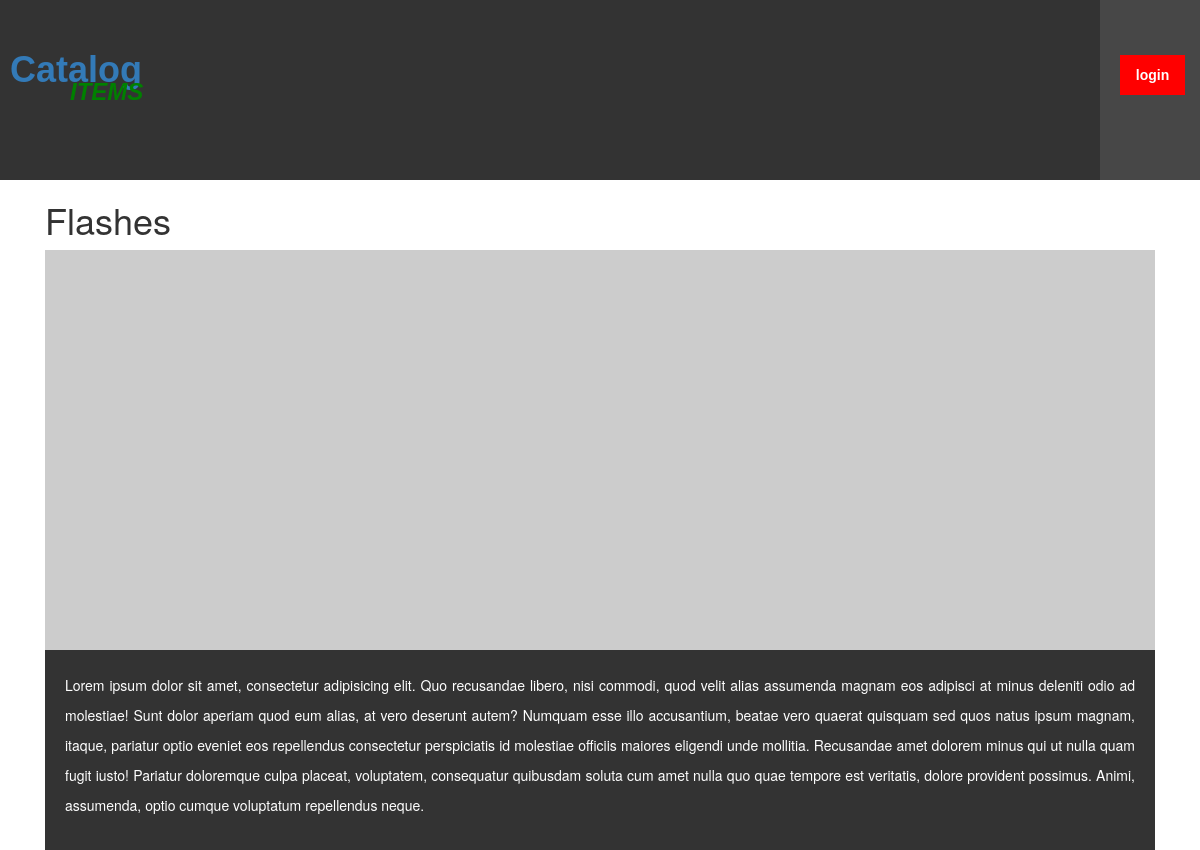
/show/item/1, run on the app's committed database.
### db_setup.py (models this page shows, shortened)
class Item(Base):
    __tablename__ = 'items'
    item_id = Column(Integer, primary_key=True)
    item_name = Column(String, nullable=False)
    item_description = Column(String, nullable=False)
    item_img = Column(String, nullable=False)
    item_cat = Column(String, ForeignKey('category.cat_id'))

### index.py (the view)
@app.route('/show/item/<int:item_id>', methods=['GET', 'POST'])
def showItem(item_id):
    nemo = session.query(Item).filter_by(item_id=item_id).one()
    return render_template('showItem.html', item=nemo, login=login_session)

### templates/showItem.html (shortened to what this page needs)
{% include 'styles.html'%}
{% include 'flash.html'%}
<div class="container">
    <div class="container-fluid">
        <h1>{{item.item_name}}</h1>
        <div class="itemimg">
            <img src="{{item.item_img}}" class="showcase img-responsive">
        </div>
        <div class="description">
            <p>{{item.item_description}}</p>
        </div>
    </div>
</div>

### templates/styles.html (shortened to what this page needs)
   <link rel="stylesheet" type="text/css" href="{{url_for('static', filename='style.css')}}" >
   <link rel="stylesheet" href="https://maxcdn.bootstrapcdn.com/bootstrap/3.3.7/css/bootstrap.min.css">

### templates/flash.html (shortened to what this page needs)
    <div class="flash">
        <div class="header">
            <h1><a href="/">Catalog</a></h1>
            <h3>ITEMS</h3>
        </div>
            {% if login['logged'] == 'loggedin' %}
    <div class="user">
        <img src="{{login['avatar']}}" class="avatar">
        <p class="username">{{login['username']}}</p>
        <p class="logout"> <a href="{{url_for('logout', login_session=login_session)}}">Logout</a></p>
    </div>
    {% else%}
    <div class="user">
    <div class="loginBtn"><a href="{{url_for('LoginUser')}}"><p>login</p></a></div>
    </div>
    {%endif%}
</div>

### static/style.css (style rules this page uses)
a { color: #fff; }
.flash { position: relative; width: 100%; height: 180px; background-color: #333; color: #fff; font-family: sans-serif; font-weight: bold; font-size: 1em; }
.user { position: absolute; width: 100px; height: 180px; background-color: #474747; text-align: center; top: 0; right: 0; padding: 20px; color: #fff; }
.itemimg { width: 100%; height: 50%; overflow: hidden; }
.description { padding: 20px; color: #fff; background-color: #333; text-align: justify; font-size: 1em; line-height: 30px; }
.showcase { width: 100%; height: 200px; }
.header h1 { margin: 0; line-height: 120px; padding: 10px; text-decoration: none; transition:all 1500ms ease-in-out; font-weight:bold; }
.header h3 { line-height: 0; margin:0; position: absolute; font-style: italic; color: green; top:92px; left: 70px; font-weight: bold; }
.loginBtn { margin-top: 35px; width: 65px; height: 40px; background-color: red; color: #fff; font-family: sans-serif; font-weight: bold; padding: 10px; cursor: pointer; transition: all 500ms ease-in-out; }
.loginBtn a { text-decoration: none; color: #fff; width: 100%; height: 40px; }

### data on the page
Item: item_name "Flashes", item_description "Lorem ipsum dolor sit amet, consectetur adipisicing elit. Quo recusandae libero, nisi commodi, quod velit alias assumenda magnam eos adipisci at minus deleniti odio ad molestiae! Sunt dolor aperiam quod eum alias, at vero deserunt autem? Numquam esse illo accusantium, beatae vero quaerat quisquam sed quos natus ipsum magnam, itaque, pariatur optio eveniet eos repellendus consectetur perspiciatis id molestiae officiis maiores eligendi unde mollitia. Recusandae amet dolorem minus qui ut nulla quam fugit iusto! Pariatur doloremque culpa placeat, voluptatem, consequatur quibusdam soluta cum amet nulla quo quae tempore est veritatis, dolore provident possimus. Animi, assumenda, optio cumque…"
